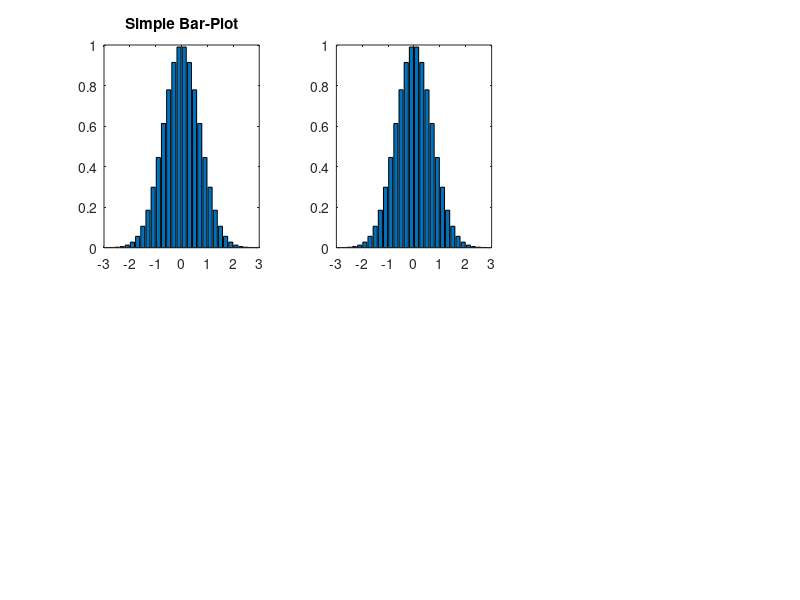

This figure's MATLAB source: (Note: this script raises an error after producing the figure.)
## Copyright (C) 2006 Michel D. Schmid
##
## This program is free software; you can redistribute it and/or modify it
## under the terms of the GNU General Public License as published by
## the Free Software Foundation; either version 2, or (at your option)
## any later version.
##
## OctPlot is distributed in the hope that it will be useful, but
## WITHOUT ANY WARRANTY; without even the implied warranty of
## MERCHANTABILITY or FITNESS FOR A PARTICULAR PURPOSE.  See the GNU
## General Public License for more details.
##
## You should have received a copy of the GNU General Public License
## along with OctPlot; see the file COPYING.  If not, write to the Free
## Software Foundation, 59 Temple Place - Suite 330, Boston, MA
## 02111-1307, USA.

## author: mds e-mail: michaelschmid@users.sourceforge.net

x = -2.9:0.2:2.9;

h = figure;

subplot(2,3,1);
bar(x,exp(-x.*x));
title("Simple Bar-Plot");


subplot(2,3,2);
h231 = bar(x,exp(-x.*x));
y = exp(-x.*x);
index = find(max(y)==y); # only one value, not the same value
# till 15 digits behind coma!
set(h231(index),'FaceColor',[0.2 0.5 0.7]);
title("Change color of ONE bar");


subplot(2,3,4);
h234 = bar(x,exp(-x.*x));
y = exp(-x.*x);
index = 1:2:length(y); # each second handle
set(h234(index),'FaceColor',[0.2+0.3*index 0.5 0.7]);
title("Change color of some bars");

subplot(2,3,5);
h235 = bar(1:10);
set(h235,'FaceColor',[0.2 0.2 0.9]);
title("Change color of all bars");


subplot(2,3,3);
barh(x,exp(-x.*x));
title("Simple Barh-Plot");

subplot(2,3,6);
h236 = barh(x,exp(-x.*x));
set(h236,'FaceColor',[0.9 0.25 0.5]);
title("Change colors of all barh's");


set(gcf,'Color','w'); # change background color to white